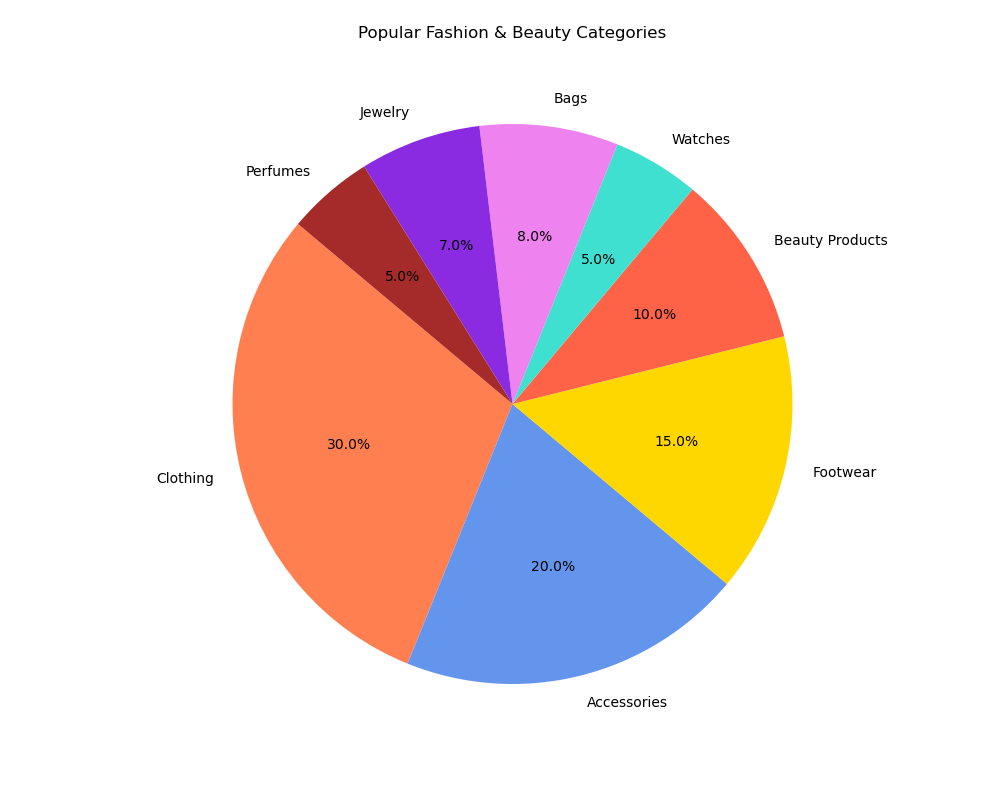

Python code for this plot:

import matplotlib.pyplot as plt

# Data to plot
labels = ['Clothing', 'Accessories', 'Footwear', 'Beauty Products', 'Watches', 'Bags', 'Jewelry', 'Perfumes']
sizes = [30, 20, 15, 10, 5, 8, 7, 5]
colors = ['#FF7F50', '#6495ED', '#FFD700', '#FF6347', '#40E0D0', '#EE82EE', '#8A2BE2', '#A52A2A']

# Create pie chart
plt.figure(figsize=(10, 8))
plt.pie(sizes, labels=labels, colors=colors, autopct='%1.1f%%', startangle=140)

# Title
plt.title('Popular Fashion & Beauty Categories', y=1.08)

# Display the chart
plt.axis('equal')  # Equal aspect ratio ensures that pie is drawn as a circle.
plt.show()
